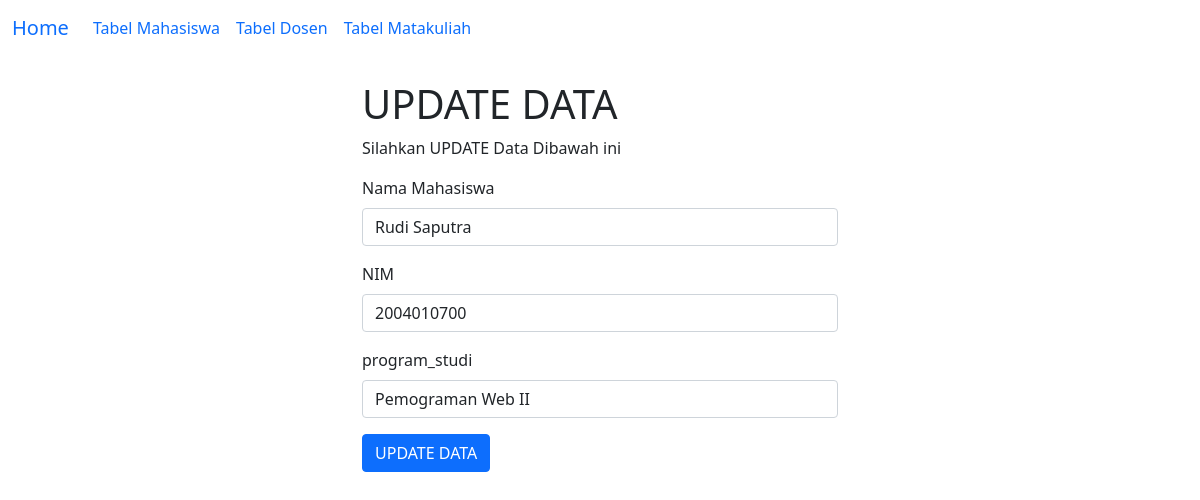
The app's page /u_mahasiswa.php?id=123456 with its own data.
### tables this page shows
CREATE TABLE `mahasiswa` (
  `id` int(11) NOT NULL,
  `nama` varchar(255) NOT NULL,
  `nim` char(10) NOT NULL,
  `program_studi` varchar(255) NOT NULL
);

### u_mahasiswa.php (the view, shortened to what this page needs)
<?php
include('koneksi.php');
$id = $_GET['id'] ?? '';
$mahasiswa = mysqli_query($koneksi, "SELECT * FROM mahasiswa WHERE id='$id'");
$baris = mysqli_fetch_array($mahasiswa);
?>
<!DOCTYPE html>
<html lang="en">
<head>
    <link href="https://cdn.jsdelivr.net/npm/bootstrap@5.1.3/dist/css/bootstrap.min.css" rel="stylesheet">
</head>
<body>
<?php include('navbar.php'); ?>
<div class="container col-md-5 mt-4">
    <h1> UPDATE DATA</h1>
    <P> Silahkan UPDATE Data Dibawah ini</P>
    <form method="POST" action="<?php echo $_SERVER['PHP_SELF']; ?>">
        <div class="mb-3">
            <label class="form-label"> Nama Mahasiswa</label>
            <input class="form-control" class="form-label" value="<?php echo $baris['nama']; ?>" type="text" name="nama" placeholder="Isi dengan Nama Mahasiswa" required>
        </div>
        <div class="mb-3">
            <label class="form-label"> NIM</label>
            <input class="form-control" value="<?php echo $baris['nim']; ?>" type="text" name="nim" placeholder="Isi dengan NIM" maxlength="10" required>
        </div>
        <div class="mb-3">
            <label class="form-label"> program_studi</label>
            <input class="form-control" class="form-label" value="<?php echo $baris['program_studi']; ?>" type="text" name="program_studi" placeholder="Isi dengan Nama Program Studi" required>
        </div>
        <button class="btn btn-primary" type="submit">UPDATE DATA</button>
    </form>
</div>
</body>
</html>

### records on screen
mahasiswa: nama "Rudi Saputra", nim "2004010700", program_studi "Pemograman Web II"
